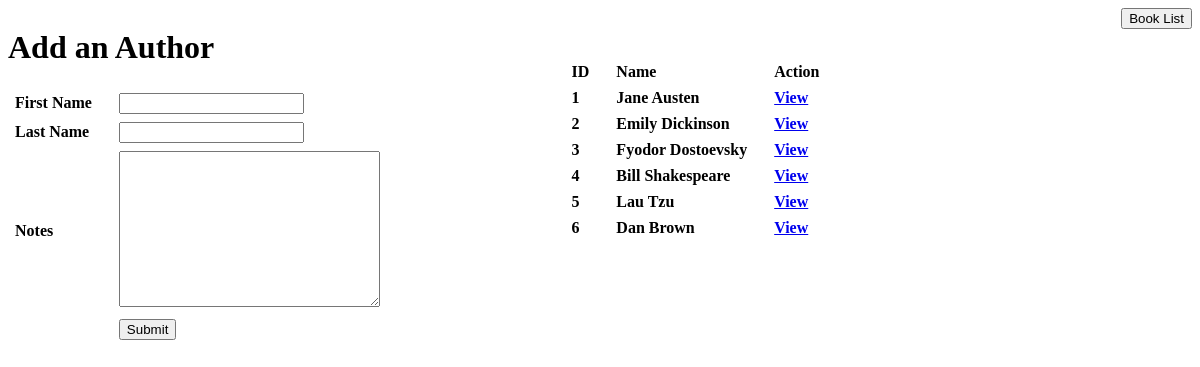
Screenshot of /authors/ with the database file from the repository.
### books_authors_app/models.py (models this page shows)
class authors(models.Model):
    first_name = models.CharField(max_length=45)
    last_name = models.CharField(max_length=45)
    created_at = models.DateTimeField(auto_now_add=True)
    updated_at = models.DateTimeField(auto_now_add=True)
    books = models.ManyToManyField(books, related_name='authors')
    notes = models.TextField()

### books_authors_app/views.py (the view)
# urls.py: path('authors/', views.author_index),
def author_index(request):
    context={
        'all_authors': authors.objects.all()
    }
    return render(request, 'authors.html', context)

### books_authors_app/templates/authors.html (shortened to what this page needs)
<!DOCTYPE html>
<html lang="en">
<head>
    {% load static %}
    <link rel="stylesheet" href="{% static 'css/style.css' %}">
</head>
<body>
    <div id="canvas">
        <div id="add">
            <h1>Add an Author</h1>
            <form action="add/" method="post">
                <table>
                    <tr>
                        <th>First Name</th>
                        <th><input type="text" name="first_name"></th>
                    </tr>
                    <tr>
                        <th>Last Name</th>
                        <th><input type="text" name="last_name"></th>
                    </tr>
                    <tr>
                        <th>Notes</th>
                        <th><textarea name="notes"  cols="30" rows="10"></textarea></th>
                    </tr>
                    <tr>
                        <th></th>
                        <th><input type="submit" value="Submit"></th>
                    </tr>
                </table>
            </form>
        </div>
        <div id="list">
            <table id="list_table">
                <tr>
                    <th>ID</th>
                    <th>Name</th>
                    <th>Action</th>
                </tr>
                {% for author in all_authors %}
                    <tr>
                        <th>{{author.id}}</th>
                        <th>{{author.first_name}} {{author.last_name}}</th>
                        <th><a href="/authors/{{author.id}}">View</a></th>
                    </tr>
                {% endfor %}
            </table>
        </div>
        <a href="/"><button>Book List</button></a>
    </div>
</body>
</html>

### books_authors_app/static/css/style.css (style rules this page uses)
#canvas { display: flex; text-align: left; justify-content: space-between; }
#add { display: inline-block; width: 45%; height: 400px; }
#list { width: 45%; height: 400px; margin-top: 50px; }
th { text-align: left; padding: 3px 20px 3px 5px; }

### rows the page displays
authors: id "1", first_name "Jane", last_name "Austen"
authors: id "2", first_name "Emily", last_name "Dickinson"
authors: id "3", first_name "Fyodor", last_name "Dostoevsky"
authors: id "4", first_name "Bill", last_name "Shakespeare"
authors: id "5", first_name "Lau", last_name "Tzu"
authors: id "6", first_name "Dan", last_name "Brown"
